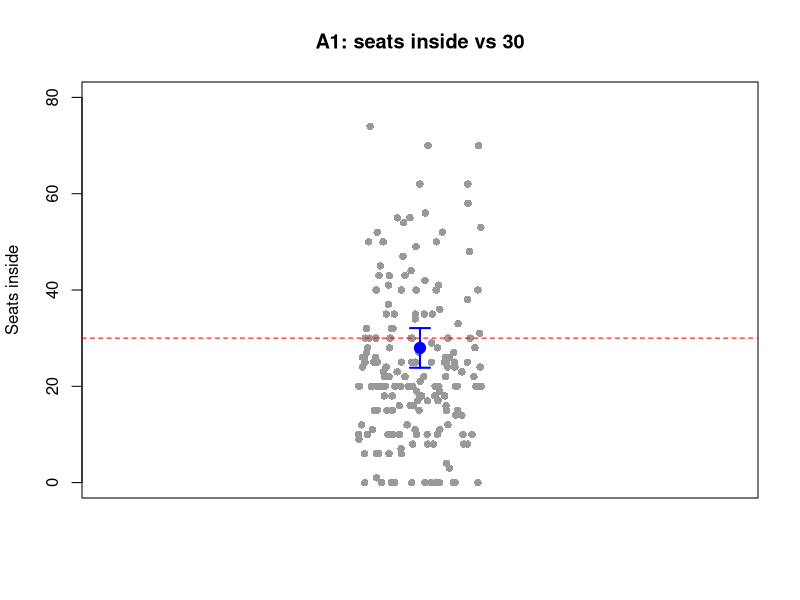
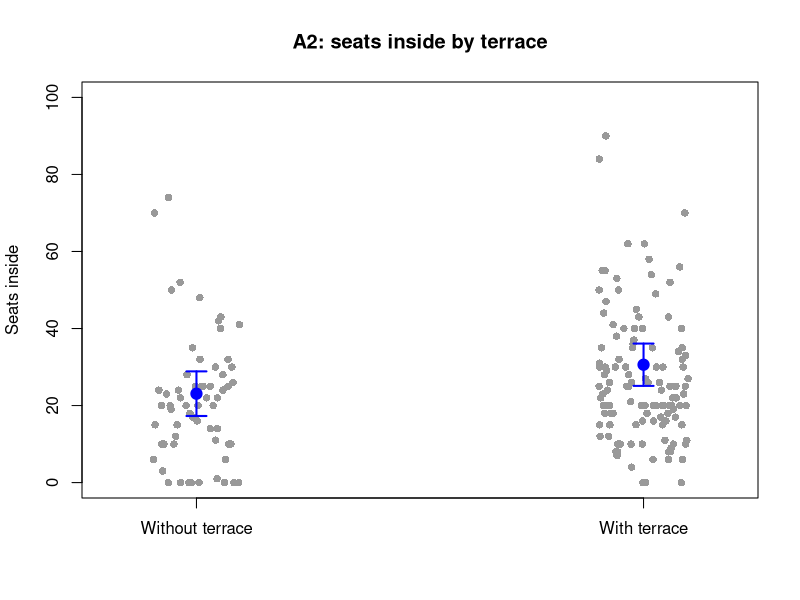
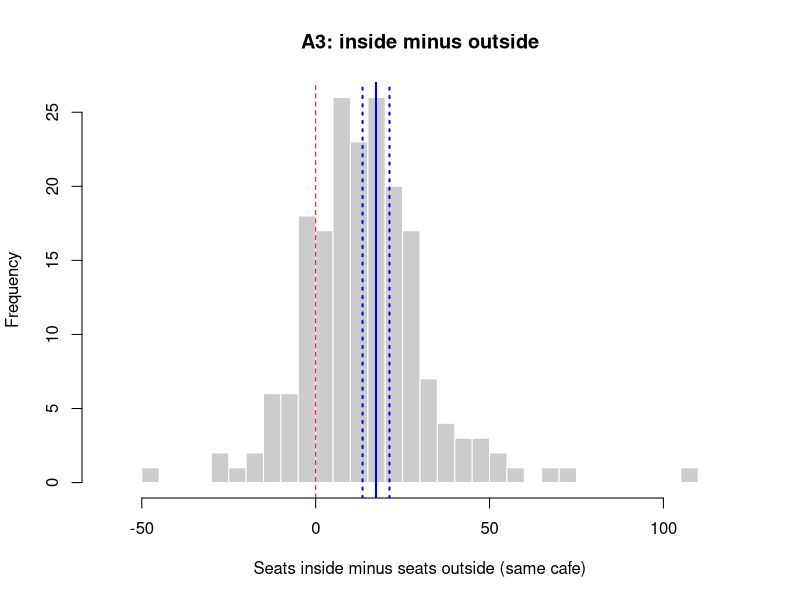
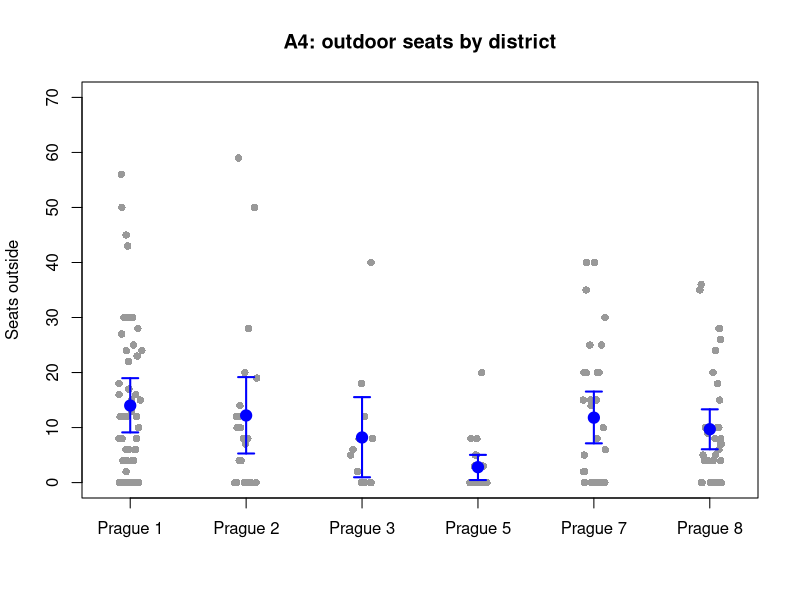
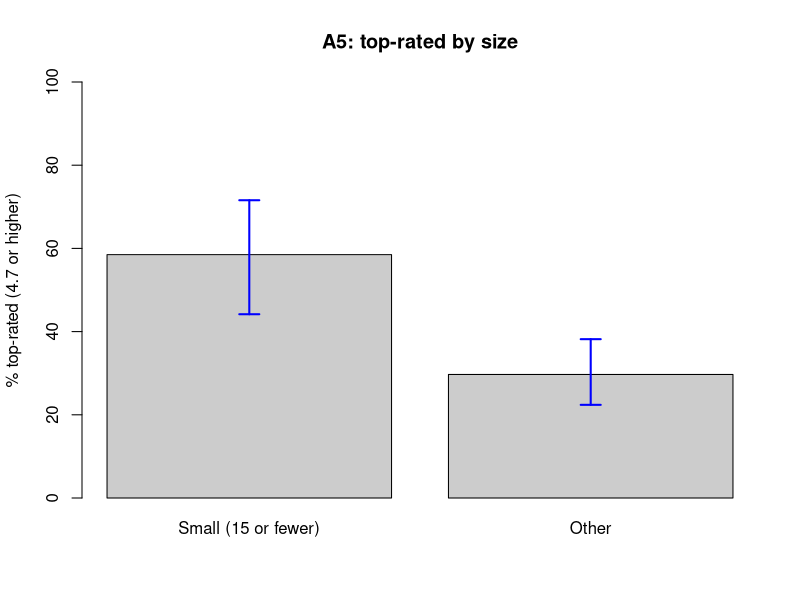
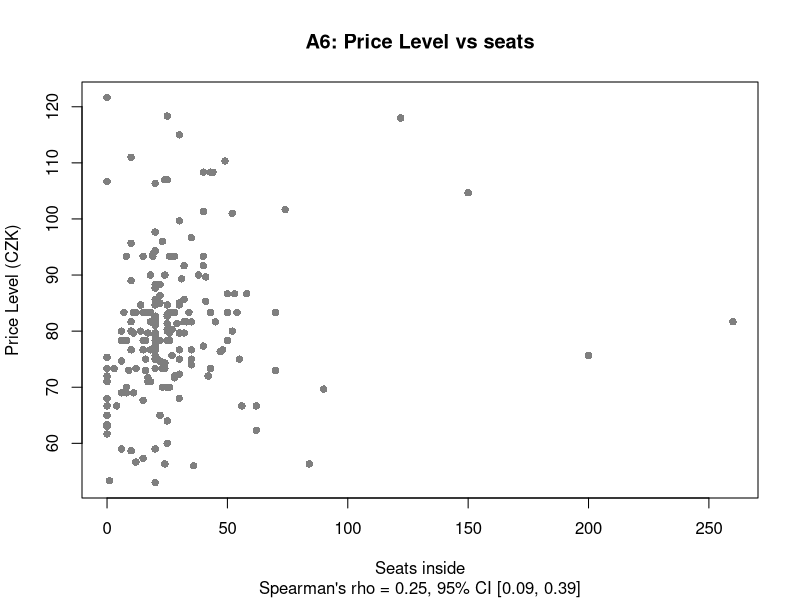
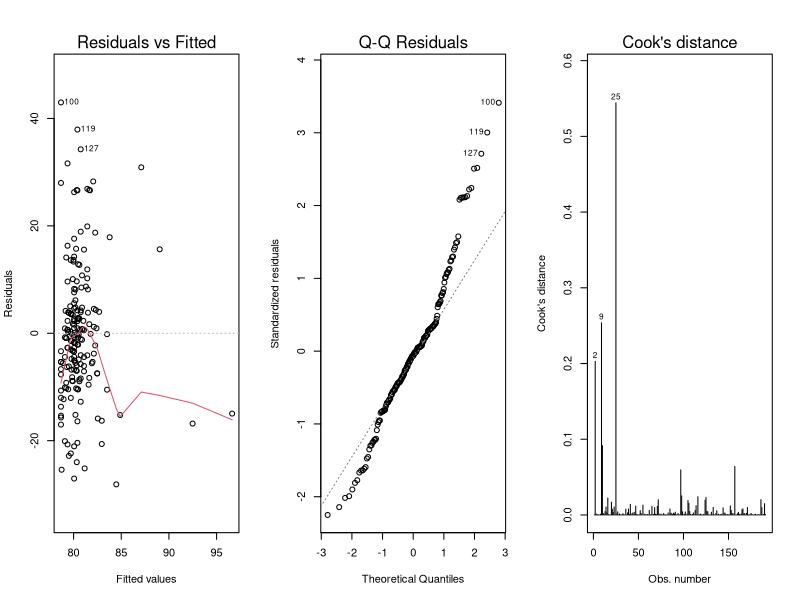
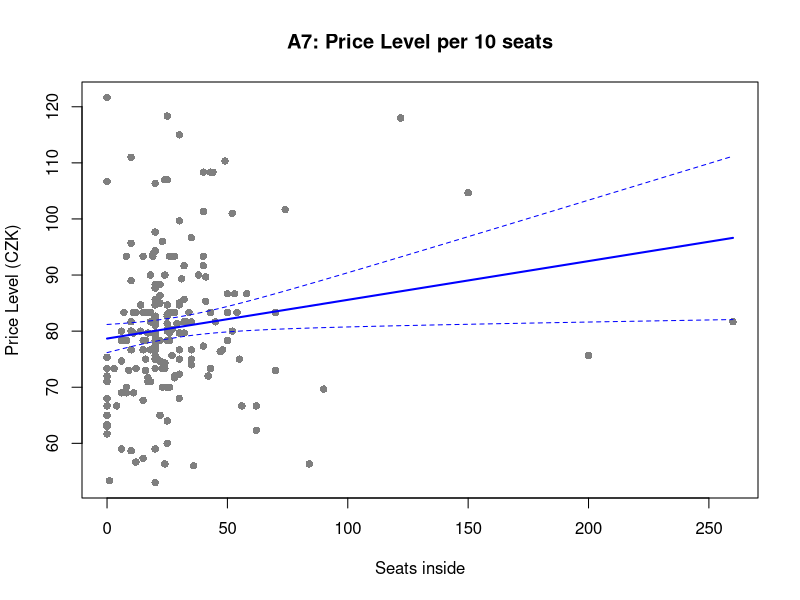

These figures' R source, in order:

library(xtable)
library(rstatix)

dir.create("report/tables",  recursive = TRUE, showWarnings = FALSE)
dir.create("report/figures", recursive = TRUE, showWarnings = FALSE)

# WHAT: a helper that writes a p-value the way the brief wants:
#       3 decimals, no leading zero (".031"), and "< .001" for tiny values.
# HOW:  sprintf("%.3f", p) gives 3 decimals ("0.031"); sub("^0", "", ...) deletes
#       the leading 0; ifelse() picks "< .001" when p is smaller than .001.
fp <- function(p) ifelse(p < .001, "< .001", sub("^0", "", sprintf("%.3f", p)))

# WHAT: a helper that saves a results table as report/tables/<name>_table.tex.
# HOW:  xtable() converts it; print(file = ) writes it; no row numbers;
#       booktabs = clean lines; floating = FALSE (caption is in report.tex).
save_tab <- function(tab, name) {
  print(xtable(tab), file = paste0("report/tables/", name, "_table.tex"),
        include.rownames = FALSE, booktabs = TRUE, floating = FALSE)
}



df <- read.csv("analysis/dataset.csv")


# A1: Is the average number of seats inside different from 30?
#   H0: the mean number of seats inside = 30
#   H1: the mean is different from 30 (two-tailed: the question says
#       "different", not "more" or "less")
#   Method: parametric (decision table: n = 193, CLT applies)
#           -> one-sample t-test

x <- na.omit(df$seats_inside)

a1 <- t.test(x, mu = 30)

a1

(mean(x)-30) / sd(x)

median(x)


A1 <- data.frame(n = length(x), mean = round(mean(x), 1),
                 ci_low = round(a1$conf.int[1], 1), ci_high = round(a1$conf.int[2], 1),
                 median = median(x), t = round(a1$statistic, 2), df = a1$parameter,
                 p = fp(a1$p.value), d = round((mean(x) - 30) / sd(x), 2))
A1
save_tab(A1, "A1")

# WHAT: the A1 figure: every cafe as a grey dot, the mean with its 95% CI in blue,
#       and the benchmark of 30 as a red dashed line.
# HOW:  pdf() opens the file; stripchart() draws one dot per cafe (method =
#       "jitter" spreads them sideways; ylim zooms to 0-80 seats);
#       abline(h = 30) draws the line; points() draws the mean;
#       arrows(..., code = 3, angle = 90) draws the CI as a bar with flat ends;
#       dev.off() saves the file.
pdf("report/figures/A1_figure.pdf", width = 5, height = 4)
stripchart(x, method = "jitter", vertical = TRUE, pch = 16, col = "grey60",
           ylim = c(0, 80), ylab = "Seats inside", main = "A1: seats inside vs 30")
abline(h = 30, lty = 2, col = "red")
points(1, mean(x), pch = 19, col = "blue", cex = 1.5)
arrows(1, a1$conf.int[1], 1, a1$conf.int[2], angle = 90, code = 3,
       length = 0.1, col = "blue", lwd = 2)
dev.off()




#A2: Do cafes WITH outdoor seating have MORE seats inside than cafes without?
  #   H0: the mean seats inside is the same in both groups
  #   H1: it is HIGHER in cafes with outdoor seating (one-tailed: "more")
  #   Method: parametric (both groups n >= 30, CLT applies) -> Welch's t-test
  #   Difference = with terrace minus without
  
x_with <- na.omit(df$seats_inside[df$has_outdoor %in% TRUE])
x_without <- na.omit(df$seats_inside[df$has_outdoor %in% FALSE])

mean(x_with)

mean(x_without)

a2 <- t.test(x_with, x_without, alternative = "greater")
a2

t.test(x_with,x_without)$conf.int

sp <- sqrt(((length(x_with) - 1) * var(x_with) + (length(x_without) - 1) * var(x_without)) /
             (length(x_with) + length(x_without) - 2))
(mean(x_with) - mean(x_without)) / sp



#-
# WHAT: the two-sided 95% CI of the difference, and Cohen's d, stored for the table.
# HOW:  $conf.int from the two-tailed test; d = difference / pooled sd.
ci2 <- t.test(x_with, x_without)$conf.int
d2  <- (mean(x_with) - mean(x_without)) / sp

# WHAT: the A2 table: both groups' n and means, the difference, its CI,
#       Welch's t and df, the one-tailed p, and d.
# HOW:  data.frame() with one row; round() for decimals; fp() formats p.
A2 <- data.frame(n_with = length(x_with), n_without = length(x_without),
                 mean_with = round(mean(x_with), 1), mean_without = round(mean(x_without), 1),
                 difference = round(mean(x_with) - mean(x_without), 1),
                 ci_low = round(ci2[1], 1), ci_high = round(ci2[2], 1),
                 t = round(a2$statistic, 2), df = round(a2$parameter, 2),
                 p_one_tailed = fp(a2$p.value), d = round(d2, 2))
A2
save_tab(A2, "A2")

# WHAT: the A2 figure: dots for each cafe in both groups, plus each group's
#       mean with its 95% CI in blue.
# HOW:  stripchart(list(...)) draws one column of dots per group;
#       t.test(group)$conf.int gives each group's own CI;
#       points() and arrows() draw the means and CIs at positions 1 and 2.
pdf("report/figures/A2_figure.pdf", width = 5, height = 4)
stripchart(list("Without terrace" = x_without, "With terrace" = x_with),
           method = "jitter", vertical = TRUE, pch = 16, col = "grey60",
           ylim = c(0, 100), ylab = "Seats inside", main = "A2: seats inside by terrace")
ci_without <- t.test(x_without)$conf.int
ci_with    <- t.test(x_with)$conf.int
points(c(1, 2), c(mean(x_without), mean(x_with)), pch = 19, col = "blue", cex = 1.5)
arrows(c(1, 2), c(ci_without[1], ci_with[1]), c(1, 2), c(ci_without[2], ci_with[2]),
       angle = 90, code = 3, length = 0.1, col = "blue", lwd = 2)
dev.off()




# A3: How many MORE seats does a cafe have inside than outside?
#   H0: the mean difference (inside minus outside) = 0
#   H1: the mean difference is greater than 0 (one-tailed: "more")
#   Method: parametric (n = 191, CLT applies) -> paired t-test

both <- !is.na(df$seats_inside) & !is.na(df$seats_outside
                                        )
inside <- df$seats_inside[both]
outside <- df$seats_outside[both]

d3 <- inside - outside

mean(d3)

a3 <- t.test(inside, outside, paired = TRUE, alternative = "greater")
a3

t.test(inside, outside, paired = TRUE)$conf.int

mean(d3) / sd(d3)

#-

# WHAT: the two-sided 95% CI of the mean difference, stored for the table.
# HOW:  $conf.int from the two-tailed paired test.
ci3 <- t.test(inside, outside, paired = TRUE)$conf.int

# WHAT: the A3 table: n, mean inside, mean outside, mean difference, CI, t, df,
#       one-tailed p, and dz.
# HOW:  data.frame() with one row.
A3 <- data.frame(n = length(d3), mean_inside = round(mean(inside), 1),
                 mean_outside = round(mean(outside), 1),
                 difference = round(mean(d3), 1),
                 ci_low = round(ci3[1], 1), ci_high = round(ci3[2], 1),
                 t = round(a3$statistic, 2), df = a3$parameter,
                 p_one_tailed = fp(a3$p.value), dz = round(mean(d3) / sd(d3), 2))
A3
save_tab(A3, "A3")

# WHAT: the A3 figure: a histogram of the per-cafe differences, a red line at 0
#       (no difference), and the mean difference with its CI in blue.
# HOW:  hist(); abline(v = 0) draws a vertical line; abline(v = c(...)) draws the CI
#       ends as dashed blue lines; xlim zooms to -60..120.
pdf("report/figures/A3_figure.pdf", width = 6, height = 4)
hist(d3, breaks = 40, col = "grey80", border = "white", xlim = c(-60, 120),
     xlab = "Seats inside minus seats outside (same cafe)", main = "A3: inside minus outside")
abline(v = 0, lty = 2, col = "red")
abline(v = mean(d3), col = "blue", lwd = 2)
abline(v = ci3, col = "blue", lty = 3, lwd = 2)
dev.off()

#A4: Does the number of outdoor seats differ between districts?
  #   H0: outdoor seats are distributed the same way in all six districts
  #   H1: at least one district differs
  #   Method: NON-parametric (Prague 2, 3, 5 have n < 30 and skewed data)
  #           -> Kruskal-Wallis test, then Dunn's pairwise test (Holm-adjusted)
  # =============================================================================

d4 <- df[!is.na(df$district_A4) & !is.na(df$seats_outside), ]

tapply(d4$seats_outside, d4$district_A4, length)
tapply(d4$seats_outside, d4$district_A4, mean)
tapply(d4$seats_outside, d4$district_A4, median)

a4 <- kruskal.test(seats_outside ~ district_A4, data = d4)

a4

library(rstatix)

dunn_test(d4, seats_outside ~ district_A4, p.adjust.method = "holm")

#-
# WHAT: the Dunn results stored (so they can be saved), and the post hoc table:
#       each pair, z, raw p and Holm-adjusted p.
# HOW:  '<-' stores the result; data.frame() picks the columns; fp() formats p.
post4 <- dunn_test(d4, seats_outside ~ district_A4, p.adjust.method = "holm")
A4_post <- data.frame(pair = paste(post4$group2, "vs", post4$group1),
                      z = round(post4$statistic, 2),
                      p = fp(post4$p), p_holm = fp(post4$p.adj))
save_tab(A4_post, "A4_posthoc")

# WHAT: each district's n, mean, 95% CI and median, plus the Kruskal-Wallis result.
# HOW:  tapply() per district; t.test()$conf.int gives each district's CI;
#       sapply() runs it for every district.
districts <- sort(unique(d4$district_A4))
ci4 <- sapply(districts, function(d) t.test(d4$seats_outside[d4$district_A4 == d])$conf.int)
A4 <- data.frame(district = districts,
                 n = as.vector(tapply(d4$seats_outside, d4$district_A4, length)),
                 mean = round(as.vector(tapply(d4$seats_outside, d4$district_A4, mean)), 1),
                 ci_low = round(ci4[1, ], 1), ci_high = round(ci4[2, ], 1),
                 median = as.vector(tapply(d4$seats_outside, d4$district_A4, median)))
A4$test <- c(paste0("Kruskal-Wallis H(", a4$parameter, ") = ", round(a4$statistic, 2),
                    ", p = ", fp(a4$p.value)), rep("", length(districts) - 1))
A4
save_tab(A4, "A4")

# WHAT: the A4 figure: dots for every cafe per district, plus each district's
#       mean with its 95% CI in blue.
# HOW:  stripchart(values ~ group) draws one column per district; points() and
#       arrows() add the means and CIs at positions 1 to 6.
pdf("report/figures/A4_figure.pdf", width = 7, height = 4)
stripchart(seats_outside ~ district_A4, data = d4, method = "jitter", vertical = TRUE,
           pch = 16, col = "grey60", ylim = c(0, 70), ylab = "Seats outside",
           main = "A4: outdoor seats by district")
points(1:6, A4$mean, pch = 19, col = "blue", cex = 1.5)
arrows(1:6, ci4[1, ], 1:6, ci4[2, ], angle = 90, code = 3, length = 0.08, col = "blue", lwd = 2)
dev.off()
# =============================================================================
# A5: Is a SMALL cafe (15 or fewer seats inside) MORE likely to be top-rated
#     (4.7 or higher) than other cafes? By how many percentage points?
#   H0: the share of top-rated cafes is the same for small and other cafes
#   H1: it is HIGHER for small cafes (one-tailed: "more likely")
#   Method: two yes/no variables -> 2x2 table and chi-square test
# =============================================================================


d5 <- df[!is.na(df$small_cafe) & !is.na(df$top_rated), ]

tab5 <- table(small = d5$small_cafe, top_rated = d5$top_rated)

tab5

round(100* prop.table(tab5, 1), 1)

a5 <- chisq.test(tab5, correct = FALSE)
a5
a5$expected

sqrt(a5$statistic / sum(tab5))



#-

# WHAT: the one-tailed test of "small cafes are MORE often top-rated", and the
#       95% CI of the difference in percentage points.
# HOW:  prop.test(successes, group sizes): the small cafes come FIRST, so
#       alternative = "greater" means "small is higher". tab5["TRUE", "TRUE"]
#       = small AND top-rated; sum(tab5["TRUE", ]) = all small cafes.
top   <- c(tab5["TRUE", "TRUE"], tab5["FALSE", "TRUE"])
sizes <- c(sum(tab5["TRUE", ]), sum(tab5["FALSE", ]))
p5_one <- prop.test(top, sizes, alternative = "greater", correct = FALSE)
p5_two <- prop.test(top, sizes, correct = FALSE)

# WHAT: the A5 table: % top-rated in each group, the difference in percentage
#       points with its CI, chi-square, one-tailed p, Cramer's V.
# HOW:  100 x proportions; $conf.int from the two-tailed test.
A5 <- data.frame(pct_small = round(100 * top[1] / sizes[1], 1),
                 pct_other = round(100 * top[2] / sizes[2], 1),
                 difference_pp = round(100 * (top[1] / sizes[1] - top[2] / sizes[2]), 1),
                 ci_low = round(100 * p5_two$conf.int[1], 1),
                 ci_high = round(100 * p5_two$conf.int[2], 1),
                 chi2 = round(a5$statistic, 2), N = sum(tab5),
                 p_one_tailed = fp(p5_one$p.value),
                 V = round(sqrt(a5$statistic / sum(tab5)), 2),
                 min_expected = round(min(a5$expected), 1))
A5
save_tab(A5, "A5")

# WHAT: the A5 figure: a bar per group (% top-rated) with its 95% CI.
# HOW:  barplot() returns the bar positions (stored in 'bars'); each group's own
#       CI comes from prop.test(); arrows() draws them on the bars.
ci_small <- 100 * prop.test(top[1], sizes[1])$conf.int
ci_other <- 100 * prop.test(top[2], sizes[2])$conf.int
pdf("report/figures/A5_figure.pdf", width = 4.5, height = 4)
bars <- barplot(c("Small (15 or fewer)" = A5$pct_small, "Other" = A5$pct_other),
                ylim = c(0, 100), col = "grey80", ylab = "% top-rated (4.7 or higher)",
                main = "A5: top-rated by size")
arrows(bars, c(ci_small[1], ci_other[1]), bars, c(ci_small[2], ci_other[2]),
       angle = 90, code = 3, length = 0.1, col = "blue", lwd = 2)
dev.off()




#A6


d6 <- df[!is.na(df$price_level) & !is.na(df$seats_inside),]

a6 <- cor.test(d6$seats_inside, d6$price_level, method = "spearman", exact = FALSE)

a6

set.seed(2026)
boot_rho <- replicate (5000, {
  i <- sample(nrow(d6), replace = TRUE)
  cor(d6$seats_inside[i], d6$price_level[i], method = "spearman")
})

ci6 <- quantile(boot_rho, c(0.025, 0.975))
                
ci6

A6 <- data.frame(n = nrow(d6), rho = round(a6$estimate, 2),
                 ci_low = round(ci6[1], 2), ci_high = round(ci6[2], 2),
                 shared_variance = round(100 * a6$estimate^2, 1),
                 p = fp(a6$p.value))

A6

save_tab(A6, "A6")


pdf("report/figures/A6_figure.pdf", width = 6, height = 4)
plot(d6$seats_inside, d6$price_level, pch = 16, col = "grey50",
     xlab = "Seats inside", ylab = "Price Level (CZK)", main = "A6: Price Level vs seats",
     sub = paste0("Spearman's rho = ", A6$rho, ", 95% CI [", A6$ci_low, ", ", A6$ci_high, "]"))
dev.off()


# A7

library(lmtest)

d6$seats10 <- d6$seats_inside /10

m7 <- lm(price_level ~ seats10,data = d6)

summary(m7)

reg_tab <- function(m) {
  co <- summary(m)$coefficients
  ci <- confint(m)
  data.frame(term = rownames(co), B = round(co[, 1], 2), SE = round(co[, 2], 2),
             ci_low = round(ci[, 1], 2), ci_high = round(ci[, 2], 2),
             t = round(co[, 3], 2), p = fp(co[, 4]))
}

bptest(m7)

pdf("report/figures/A7_diagnostics.pdf", width = 9, height = 3.5)
par(mfrow = c(1, 3))
plot(m7, which = c(1, 2, 4))
dev.off()

cd7 <- cooks.distance(m7)
inf17 <- data.frame(cafe = d6$cafe_name, cooks_d = round(cd7, 3))[cd7 > 4 / nrow(d6), ]
inf17[order(-inf17$cooks_d), ]

A7 <- reg_tab(m7)
A7$n  <- nobs(m7)
A7$R2 <- round(summary(m7)$r.squared, 2)
A7
save_tab(A7, "A7")

grid7 <- data.frame(seats10 = seq(0, max(d6$seats10), length.out = 100))
pred7 <- predict(m7, grid7, interval = "confidence")
pdf("report/figures/A7_figure.pdf", width = 6, height = 4)
plot(d6$seats_inside, d6$price_level, pch = 16, col = "grey50",
     xlab = "Seats inside", ylab = "Price Level (CZK)", main = "A7: Price Level per 10 seats")
lines(grid7$seats10 * 10, pred7[, "fit"], col = "blue", lwd = 2)
lines(grid7$seats10 * 10, pred7[, "lwr"], col = "blue", lty = 2)
lines(grid7$seats10 * 10, pred7[, "upr"], col = "blue", lty = 2)
dev.off()




#----A8

d8 <- d6[!is.na(d6$dist_orloj), ]

m8a <- lm(price_level ~ seats10, data = d8)

m8 <- lm(price_level ~ seats10 + dist_orloj, data =d8)

summary(m8)

b_before <- coef(m8a)["seats10"]
b_after <- coef(m8)["seats10"]
b_before
b_after
round(100* b_after / b_before, 1)

bptest(m8)
pdf("report/figures/A8_diagnostics.pdf", width = 9, height = 3.5)
par(mfrow = c(1, 3))
plot(m8, which = c(1, 2, 4))
dev.off()

cd8 <- cooks.distance(m8)
infl8 <- data.frame(cafe = d8$cafe_name, cooks_d = round(cd8, 3))[cd8 > 4/nrow(d8), ]
infl8[order(-infl8$cooks_d), ]

A8 <- reg_tab(m8)
A8$n <- nobs(m8)
A8$R2 <- round(summary(m8)$r.squared, 2)
A8$seats_sloped_before <- round(b_before, 2)

A8
save_tab(A8, "A8")

ci_before <- confint(m8a)["seats10", ]
ci_after  <- confint(m8)["seats10", ]
pdf("report/figures/A8_figure.pdf", width = 5, height = 4)
plot(c(1, 2), c(b_before, b_after), xlim = c(0.5, 2.5),
     ylim = range(c(0, ci_before, ci_after)), pch = 19, col = "blue", xaxt = "n",
     xlab = "", ylab = "CZK per 10 seats inside", main = "A8: seats slope before and after")
axis(1, at = c(1, 2), labels = c("Seats only", "Seats + distance"))
arrows(c(1, 2), c(ci_before[1], ci_after[1]), c(1, 2), c(ci_before[2], ci_after[2]),
       angle = 90, code = 3, length = 0.1, col = "blue", lwd = 2)
abline(h = 0, lty = 2, col = "red")
dev.off()


#--------

#A9

d9 <- d6[!is.na(d6$has_outdoor), ]
d9$outdoor <- factor(ifelse(d9$has_outdoor, "Outdoor", "No outdoor"),
                     levels = c("No outdoor", "Outdoor"))

m9 <- lm(price_level ~ seats10 * outdoor, data = d9)

summary(m9)

bptest(m9)

pdf("report/figures/A9_diagnostics.pdf", width = 9, height = 3.5)
par(mfrow = c(1, 3))
plot(m9, which = c(1, 2, 4))
dev.off()

cd9 <- cooks.distance(m9)
infl9 <- data.frame(cafe = d9$cafe_name, cooks_d = round(cd9, 3))[cd9 >4 / nrow(d9), ]
infl9[order(-infl9$cooks_d), ]

A9 <- reg_tab(m9)
A9$n <- nobs(m9)
A9$R2 <- round(summary(m9)$r.squared, 2)

A9

save_tab(A9, "A9")


pdf("report/figures/A9_figure.pdf", width = 6, height = 4)
cols <- c("No outdoor" = "darkorange", "Outdoor" = "steelblue")
plot(d9$seats_inside, d9$price_level, pch = 16, col = cols[as.character(d9$outdoor)],
     xlab = "Seats inside", ylab = "Price Level (CZK)", main = "A9: slope by outdoor seating")
for (g in levels(d9$outdoor)) {
  grid9 <- data.frame(seats10 = seq(0, max(d9$seats10), length.out = 100),
                      outdoor = factor(g, levels = levels(d9$outdoor)))
  pred9 <- predict(m9, grid9, interval = "confidence")
  lines(grid9$seats10 * 10, pred9[, "fit"], col = cols[g], lwd = 2)
  lines(grid9$seats10 * 10, pred9[, "lwr"], col = cols[g], lty = 2)
  lines(grid9$seats10 * 10, pred9[, "upr"], col = cols[g], lty = 2)
}
legend("topright", legend = names(cols), col = cols, pch = 16, lwd = 2, bty = "n")
dev.off()



#----

#A10


library(marginaleffects)

d10 <- d6[!is.na(d6$above_median_price), ]

m10 <- glm(above_median_price ~ seats10, data = d10, family = binomial)

summary(m10)

ame10 <- avg_slopes(m10, variables = "seats10")
ame10

A10 <- data.frame(n= nobs(m10),
                  ame_pp = round(100* ame10$estimate, 1),
                  ci_low = round(100 * ame10$conf.low, 1),
                  ci_high = round(100 * ame10$conf.high, 1),
                  z = round(ame10$statistic, 2), p = fp(ame10$p.value),
                  odds_ratio = round(exp(coef(m10)["seats10"]), 2))

A10

save_tab(A10, "A10")

grid10 <- data.frame(seats10 = seq(0, max(d10$seats10), length.out = 100))
pr10 <- predict(m10, grid10, type = "link", se.fit = TRUE)
pdf("report/figures/A10_figure.pdf", width = 6, height = 4)
plot(d10$seats_inside, jitter(as.numeric(d10$above_median_price), amount = 0.03),
     pch = 16, col = "grey50", xlab = "Seats inside",
     ylab = "P(Price Level above median)", main = "A10: chance of an above-median price")
lines(grid10$seats10 * 10, plogis(pr10$fit), col = "blue", lwd = 2)
lines(grid10$seats10 * 10, plogis(pr10$fit - 1.96 * pr10$se.fit), col = "blue", lty = 2)
lines(grid10$seats10 * 10, plogis(pr10$fit + 1.96 * pr10$se.fit), col = "blue", lty = 2)
dev.off()



#----

#summary

ci_txt <- function(lo, hi) paste0("[", lo, ", ", hi, "]")


row_of <- function(tab, name) tab[tab$term == name, ]
r7 <- row_of(A7, "seats10")
r8 <- row_of(A8, "seats10")
r9 <- row_of(A9, "seats10:outdoorOutdoor")


S <- data.frame(
  analysis = paste0("A", 1:10),
  question = c("Mean seats inside vs 30", "Seats inside: terrace vs none",
               "Seats inside minus outside", "Outdoor seats by district",
               "Small cafe -> top-rated", "Price Level ~ seats inside",
               "Price Level per 10 seats", "Seats slope, controlling distance",
               "Seats slope: terrace vs none", "P(above-median price) per 10 seats"),
  method = c("One-sample t-test", "Welch t-test (one-tailed)", "Paired t-test (one-tailed)",
             "Kruskal-Wallis + Dunn (Holm)", "Chi-square (one-tailed)", "Spearman's rho",
             "OLS regression", "Multiple regression", "Regression with interaction",
             "Logistic regression (AME)"),
  estimate = c(
    paste0("M = ", A1$mean, " seats ", ci_txt(A1$ci_low, A1$ci_high)),
    paste0("Diff = ", A2$difference, " seats ", ci_txt(A2$ci_low, A2$ci_high)),
    paste0("Diff = ", A3$difference, " seats ", ci_txt(A3$ci_low, A3$ci_high)),
    paste0("Means ", min(A4$mean), "-", max(A4$mean), " seats"),
    paste0(A5$difference_pp, " pp ", ci_txt(A5$ci_low, A5$ci_high)),
    paste0("rho = ", A6$rho, " ", ci_txt(A6$ci_low, A6$ci_high)),
    paste0(r7$B, " CZK ", ci_txt(r7$ci_low, r7$ci_high)),
    paste0(r8$B, " CZK ", ci_txt(r8$ci_low, r8$ci_high), " (was ", r7$B, ")"),
    paste0("Slope diff ", r9$B, " CZK ", ci_txt(r9$ci_low, r9$ci_high)),
    paste0(A10$ame_pp, " pp ", ci_txt(A10$ci_low, A10$ci_high))),
  statistic = c(
    paste0("t(", A1$df, ") = ", A1$t, ", d = ", A1$d),
    paste0("t(", A2$df, ") = ", A2$t, ", d = ", A2$d),
    paste0("t(", A3$df, ") = ", A3$t, ", dz = ", A3$dz),
    paste0("H(", a4$parameter, ") = ", round(a4$statistic, 2)),
    paste0("chi2(1, N = ", A5$N, ") = ", A5$chi2, ", V = ", A5$V),
    paste0("n = ", A6$n),
    paste0("t = ", r7$t, ", R2 = ", A7$R2[1]),
    paste0("t = ", r8$t, ", R2 = ", A8$R2[1]),
    paste0("t = ", r9$t, ", R2 = ", A9$R2[1]),
    paste0("z = ", A10$z)),
  p = c(A1$p, A2$p_one_tailed, A3$p_one_tailed, fp(a4$p.value), A5$p_one_tailed,
        A6$p, r7$p, r8$p, r9$p, A10$p))

S
save_tab(S, "S_summary")
